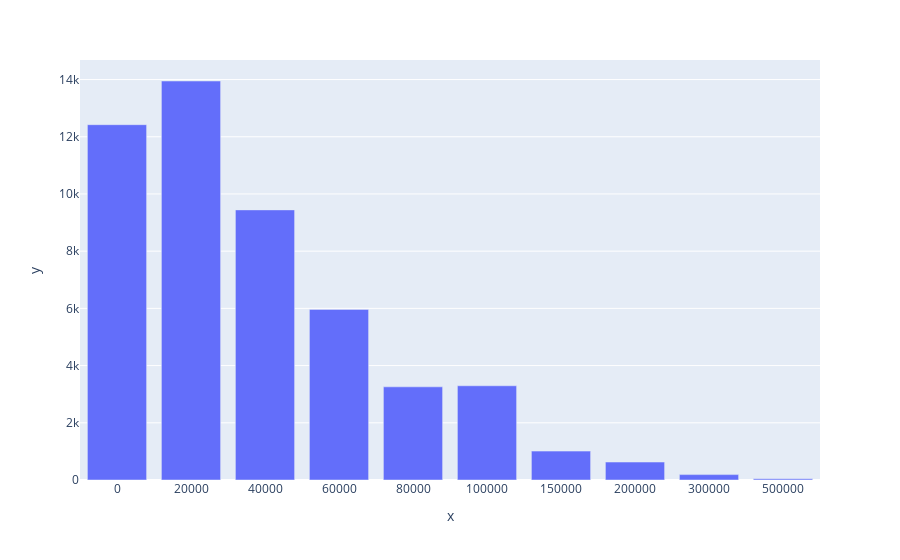

Notebook source saved alongside this figure:
### Code cell
import plotly.express as px

px.bar(
    x=list(map(str, income_ranges[:-1])),
    y=[agg.value for agg in aggregates],
)

### Figure 1 — Plotly figure (JSON) as saved in the notebook; plotly's stock layout.template omitted (floating-point values rounded to 4 significant figures)
{"data": [{"alignmentgroup": "True", "hovertemplate": "x=%{x}<br>y=%{y}<extra></extra>", "legendgroup": "", "marker": {"color": "#636efa", "pattern": {"shape": ""}}, "name": "", "offsetgroup": "", "orientation": "v", "showlegend": false, "textposition": "auto", "type": "bar", "x": ["0", "20000", "40000", "60000", "80000", "100000", "150000", "200000", "300000", "500000"], "xaxis": "x", "y": [12422, 13949, 9443, 5965, 3257, 3294, 1010, 628, 188, 42], "yaxis": "y"}], "layout": {"barmode": "relative", "legend": {"tracegroupgap": 0}, "margin": {"t": 60}, "xaxis": {"anchor": "y", "domain": [0, 1], "title": {"text": "x"}}, "yaxis": {"anchor": "x", "domain": [0, 1], "title": {"text": "y"}}}}
